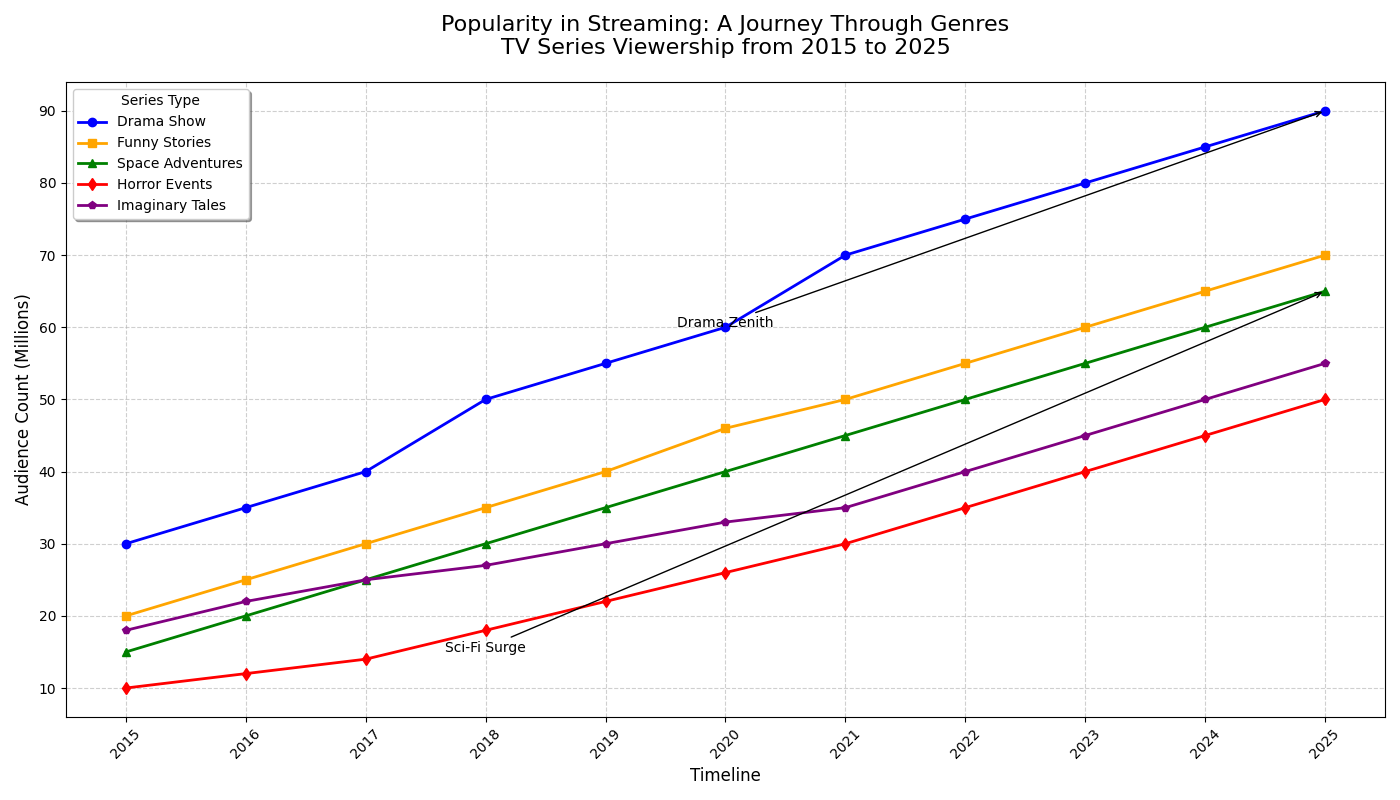

Write Python code to recreate this figure.
import matplotlib.pyplot as plt
import numpy as np

# Defining years and viewership data for each genre (in millions)
years = np.arange(2015, 2026)

drama_viewership = np.array([30, 35, 40, 50, 55, 60, 70, 75, 80, 85, 90])
comedy_viewership = np.array([20, 25, 30, 35, 40, 46, 50, 55, 60, 65, 70])
scifi_viewership = np.array([15, 20, 25, 30, 35, 40, 45, 50, 55, 60, 65])
horror_viewership = np.array([10, 12, 14, 18, 22, 26, 30, 35, 40, 45, 50])
fantasy_viewership = np.array([18, 22, 25, 27, 30, 33, 35, 40, 45, 50, 55])

# Create the figure and axis objects
fig, ax = plt.subplots(figsize=(14, 8))

# Plot each genre's viewership data
ax.plot(years, drama_viewership, '-o', label='Drama Show', color='blue', linewidth=2, markersize=6)
ax.plot(years, comedy_viewership, '-s', label='Funny Stories', color='orange', linewidth=2, markersize=6)
ax.plot(years, scifi_viewership, '-^', label='Space Adventures', color='green', linewidth=2, markersize=6)
ax.plot(years, horror_viewership, '-d', label='Horror Events', color='red', linewidth=2, markersize=6)
ax.plot(years, fantasy_viewership, '-p', label='Imaginary Tales', color='purple', linewidth=2, markersize=6)

# Adding titles, labels, and grid
ax.set_title("Popularity in Streaming: A Journey Through Genres\nTV Series Viewership from 2015 to 2025", fontsize=16, pad=20)
ax.set_xlabel("Timeline", fontsize=12)
ax.set_ylabel("Audience Count (Millions)", fontsize=12)

# Formatting the x-axis and y-axis ticks
ax.set_xticks(years)
ax.set_xticklabels(years, rotation=45, fontsize=10)
ax.yaxis.set_tick_params(labelsize=10)

# Adding legend
ax.legend(title='Series Type', fontsize=10, loc='upper left', ncol=1, fancybox=True, shadow=True)

# Highlighting significant points
ax.annotate('Drama Zenith',
            xy=(2025, 90), xytext=(2020, 60),
            arrowprops=dict(facecolor='black', arrowstyle='->'),
            fontsize=10, ha='center')
ax.annotate('Sci-Fi Surge',
            xy=(2025, 65), xytext=(2018, 15),
            arrowprops=dict(facecolor='black', arrowstyle='->'),
            fontsize=10, ha='center')

# Grid for better readability
ax.grid(True, linestyle='--', alpha=0.6)

# Adjusting layout
plt.tight_layout()

# Display the plot
plt.show()
